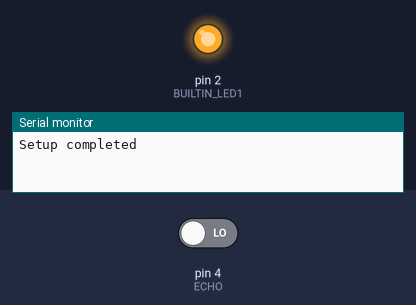
Bench run of a sketch on a simulated Arduino Uno, built with avr-gcc and run on an emulated ATmega328P. Parts: output pins drawn as LEDs (lit = HIGH), the last lines printed to the serial monitor. The test bench sets the inputs (shaded band); at power-on: pin 4 (ECHO) LOW. Pins used as bus, display or sensor lines are not drawn.

Above: at 6.0 s.
At 8.0 s:
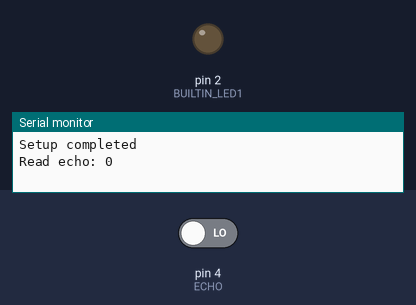
Timing chart, 0 to 10.2 s (numbered marks = the images above):
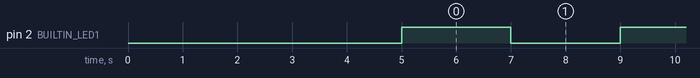

Measured:
- by itself, pin 2 (BUILTIN_LED1): alternates HIGH for 2.0 s and LOW for 2.0 s

The sketch:

testgpio.ino
```cpp
const short int BUILTIN_LED1 = 2; //D4
const short int BUILTIN_LED2 = 16;//D0
const short int TRIG = 5; //D1
const short int ECHO = 4; //D2

void setup() {
  // put your setup code here, to run once:
  pinMode(BUILTIN_LED1, OUTPUT);
  pinMode(TRIG, OUTPUT);
  pinMode(ECHO, INPUT);

  Serial.begin(115200);
  Serial.setDebugOutput(true);
  delay(5000);
  Serial.println();
  Serial.println("Setup completed ");
}

void loop() {
  // put your main code here, to run repeatedly:
  int signal;

  digitalWrite(BUILTIN_LED1, HIGH);
  digitalWrite(TRIG, HIGH);
  delay(2000);
  signal = digitalRead(ECHO);
  Serial.println("Read echo: " + String(signal));

  digitalWrite(BUILTIN_LED1, LOW);
  digitalWrite(TRIG, LOW);
  delay(2000);
  signal = digitalRead(ECHO);
  Serial.println("Read echo: " + String(signal));

}
```
